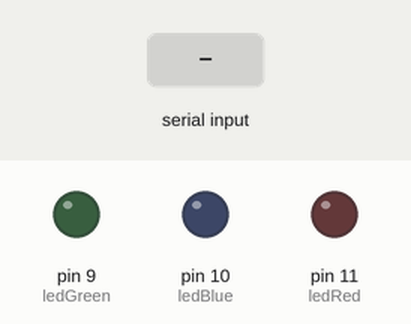
A sketch run on a simulated Arduino Uno, built with avr-gcc and run on an emulated ATmega328P. Shown: output pins drawn as LEDs (lit = HIGH). The inputs (shaded band) are chosen by the test bench. What the sketch prints to the serial monitor is not drawn.

Above: at 1.2 s.
1.3 s: "1\n" received over Serial
At 2.1 s:
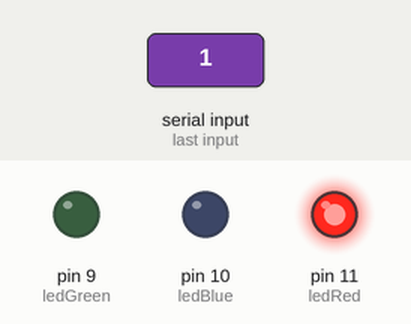
3.8 s: "2\n" received over Serial
At 4.3 s:
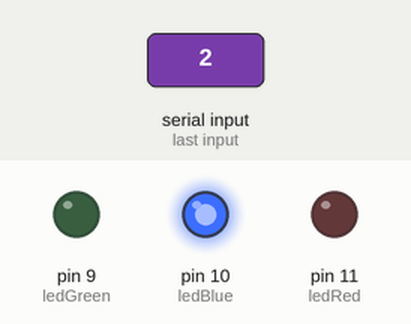
6.3 s: "3\n" received over Serial
At 7.1 s:
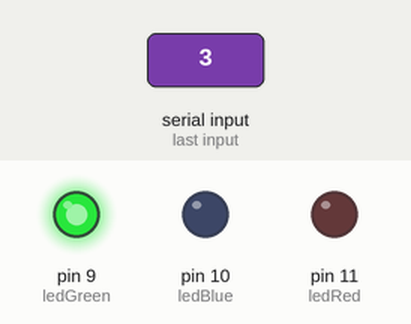
Timing chart, 0 to 9.3 s (numbered marks = the images above; inputs shaded):
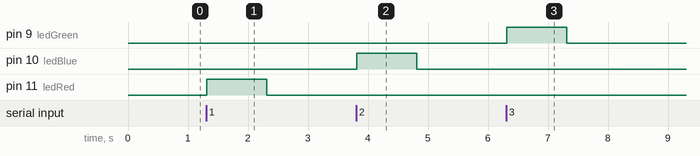

The sketch:

8_Serial_read.ino
```cpp
int ledRed = 11;
int ledBlue = 10;
int ledGreen = 9;
int count = 0;

void setup() {
  Serial.begin(9600);
  pinMode(ledRed, OUTPUT);
  pinMode(ledGreen, OUTPUT);
  pinMode(ledBlue, OUTPUT);
}

void loop() {
  Serial.println(Serial.available());
  while(Serial.available()) { // 시리얼 포트에서 읽을 수 있는 바이트 수를 반환하는 메서드 (데이터가 없으면 0, 있으면 1 이상)
//    char c = Serial.read();
    int val = Serial.parseInt();


    count++;
    Serial.print(count);
    Serial.print(" : ");
//    Serial.println(c);  // char 타입으로 입력 받으면 한 글자씩 입력받는다.
    Serial.println(val);  // int 타입으로 입력 받으면 숫자만 입력 받고 문자는 무시한다.
    // 1/2/3 이런 식으로 문자를 섞어서 원하는 숫자를 한번에 입력할 수 있다.

//   if(c == '0') {
    if(val == 0) {
      digitalWrite(ledRed, LOW);
      digitalWrite(ledGreen, LOW);
      digitalWrite(ledBlue, LOW);
   }

//   if(c == '1') {
    if(val == 1) {
      digitalWrite(ledRed, HIGH);
   }

//   if(c == '2') {
    if(val == 2) {
      digitalWrite(ledBlue, HIGH);
   }

//   if(c == '3') {
    if(val == 3) {
      digitalWrite(ledGreen, HIGH);
   }
  }
}
```

Measured:
- after the input at 1.3 s, pin 11 (ledRed): LOW → HIGH at once, → LOW 1.0 s later
- after the input at 3.8 s, pin 10 (ledBlue): LOW → HIGH at once, → LOW 1.0 s later
- after the input at 6.3 s, pin 9 (ledGreen): LOW → HIGH at once, → LOW 1.0 s later
